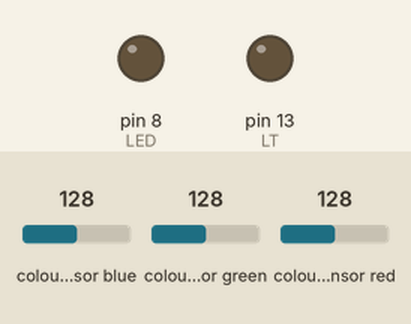
This sketch was run on a simulated Arduino Uno, built with avr-gcc and run on an emulated ATmega328P. Parts: output pins drawn as LEDs (lit = HIGH). Wiring (inferred from the names in the program): TCS3200 colour sensor: output pin 2; S2 pin 5; S3 pin 6; S0 pin 3; S1 pin 4. The inputs (shaded band) are chosen by the test bench; at power-on: colour sensor blue 128, colour sensor green 128, colour sensor red 128. Pins used as bus, display or sensor lines are not drawn; what the sketch prints to the serial monitor is not drawn.

Above: at 1.3 s.
1.4 s: colour sensor blue set to 5
4.4 s: colour sensor green set to 5
Timing chart, 0 to 16.4 s (numbered marks = the images above; inputs shaded):
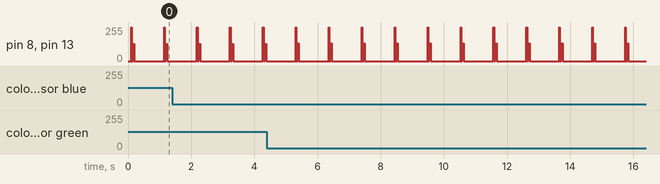

Measured:
- by itself, pin 8 (LED), pin 13 (LT): repeats every 1.0 s: 0/255 0.04 s, 133/255 0.04 s, 0/255 0.94 s, 255/255 0.02 s

The sketch:

sensor.ino
```cpp
struct TSL{double t; double s; double l;};
int out = 2; // definicion de salida
int S0 = 3;
int S1 = 4;
int S2 = 5;
int S3 = 6;
int OE = 7; // salida habilitada
int LED = 8; // pulso de activacion de un led para deteccion de color(opcional)
int LT = 13; // indicador de adquisicion de color segun codificacion RGB
int sombras_nb = 6;

double sombras_val[] = {30.0, 60.0, 120.0, 180.0, 240.0, 330.0};
char* sombras_id[] = {"rojo", "amarillo", "verde", "cyan", "azul", "magenta"};
void setup() {
  TCS3210setup();//salta a configurar el sensor
  Serial.begin(115200);//configura la velocidad
  //Serial.print("\nleyendo sensor 3210\n");//imprime un mensaje
  delay(100);
}
void loop() {
  struct TSL tsl = detectorColor();//toma los datos de la funcion de los colores y lo almacena en struct
  double t = tsl.t;
  //Serial.println();
  // esta escala es aproximada al valor real. esto depende de la cantidad de luz que incida en el sensor
  if (tsl.l < 38.0) {
    Serial.println(",negro");
  }
  else if (tsl.s < 4.0 && tsl.l > 60.0) {
    Serial.println(",blanco");
  }
  else if (tsl.s < 4.2 && tsl.l > 40.0) {
    Serial.println(",gris");
  }
  else // déterminacion de la tinta
    if (t >= sombras_val[0] && t < sombras_val[sombras_nb - 1])
    {
      for (int idx = 0; idx < sombras_nb - 1; ++idx)
      {
        if (t >= sombras_val[idx] && t < sombras_val[idx + 1])
        {
          //Serial.print("tendencia: ");
          Serial.print(",");Serial.print(sombras_id[idx + 1]);
          break;
        }
      }
    } else {
      Serial.println(",rojo");
    }
  //Serial.println("\n\n");
  delay(1000);
  Serial.println();
}
// comando para detectar si hay color alfrente del sensor.
bool isPresent()
{
  //se cataloga el grado de luminosidad segun la hoja de datos
  //para determinar el grado de luminosdad o oscuridad
  double isPresentTolerance = 2;
  // número se hace grande cuando algo está en frente del sensor.
  double isPresent = colorRead(out, 0, 0) / colorRead(out, 0, 1);
  if (isPresent < isPresentTolerance) {
    Serial.println("no hay nada en frente del sensor");
    return false;
  }
  return true;
}

// retorna TSL segun color detectado
//
struct TSL detectorColor() {
  struct TSL tsl;
  double white = colorRead(out, 0, 1); //out es el pin 2 del arduino
  double red = colorRead(out, 1, 1);
  double blue = colorRead(out, 2, 1);
  double green = colorRead(out, 3, 1);
//  Serial.print("datos capturados blanco : "); Serial.println(white);
//  Serial.print("datos capturados R : "); Serial.println(red);
//  Serial.print("datos capturados G : "); Serial.println(green);
//  Serial.print("datos capturados B : "); Serial.println(blue); Serial.println();
  double r, v, b; // r,v,b € [0..1]
  double offset = 3.0 / white; // compensacion de luminosidad
  r = min(1.0, offset + (white / red));
  v = min(1.0, offset + (white / green));
  b = min(1.0, offset + (white / blue));
 // Serial.print(" Rojo : "); Serial.println( r);
 // Serial.print(" verde : "); Serial.println( v);
//  Serial.print(" azul : "); Serial.println( b);
 //Serial.print("------------------------------------------------------------");
  //Serial.println();
  // transformacion RVB -> TSL
  // r,v,b € [0..1]
  // t € [0°..360°]; s,l € [%]
  double t, s, l;
  double maxRVB = max(max(r, b), v);
  double minRVB = min(min(r, b), v);
  double delta = maxRVB - minRVB;
  double somme = maxRVB + minRVB;

  // luminancia basada en valores de colores segun software de diseño grafico
  l = (somme / 2.0);
  if (delta == 0.0) // gris
  {
    t = s = 0.0;
  } else {
    //saturacion
    if ( l < 0.5 ) s = delta / somme;
    else s = delta / ( 2.0 - delta );
    // tinte
    double del_R = ( ( ( maxRVB - r ) / 6.0 ) + ( delta / 2.0 ) ) / delta;
    double del_G = ( ( ( maxRVB - v ) / 6.0 ) + ( delta / 2.0 ) ) / delta;
    double del_B = ( ( ( maxRVB - b ) / 6.0 ) + ( delta / 2.0 ) ) / delta;
    if ( r == maxRVB ) t = del_B - del_G;
    else if ( v == maxRVB ) t = ( 1.0 / 3.0 ) + del_R - del_B;
    else if ( b == maxRVB ) t = ( 2.0 / 3.0 ) + del_G - del_R;
    if ( t < 0 ) t += 1.0;
    if ( t > 1 ) t -= 1.0;
  }
  // normalizacion
  t *= 360.0; // [0°..360°]
  s *= 100.0; // [%]
  l *= 100.0; // [%]
  tsl.t = t; tsl.s = s; tsl.l = l;
  //Serial.print(" tinte [0..360]: ");
  Serial.print(t);
  Serial.print(",");
  //Serial.print(" saturacion [%]: ");
  Serial.print(s);
  Serial.print(",");
  //Serial.print(" luminancia [%]: ");
  Serial.print(l);

  return tsl;
}
/***
  Este método devolverá el valor medido por el sensor seleccionado. Dado que la frecuencia
  es proporcional a la intensidad de la luz del filtro de color seleccionado, el valor más pequeño es
  (Cerca de 10 con setMode (2)), además de que es la luz.
  params:
  outPin: pin de salida
  color: 0 = blanco, 1 = rojo, 2 = azul, verde = 3
  Los LEDs se encienden LEDstate.
*/
double colorRead(int outPin, int color, boolean LEDstate) {
  setMode(2); // frecuencia max 100Khz => 10us
  //sélectiona el filtro
  if (color == 0) { //clear
    digitalWrite(S3, LOW); //S3
    digitalWrite(S2, HIGH); //S2
  } else if (color == 1) { //red
    digitalWrite(S3, LOW); //S3
    digitalWrite(S2, LOW); //S2
  } else if (color == 2) { //blue
    digitalWrite(S3, HIGH); //S3
    digitalWrite(S2, LOW); //S2
  } else if (color == 3) { //green
    digitalWrite(S3, HIGH); //S3
    digitalWrite(S2, HIGH); //S2
  }
  if (LEDstate) {
    digitalWrite(LED, HIGH);

    digitalWrite(LT, HIGH);
  } else {
    digitalWrite(LED, LOW);
    digitalWrite(LT, LOW);
  }
  //tiempo para que el sensor tome su lectura y se estabilice
  int sensorDelay = 10; //ms
  // lee el pulso
  double readPulse;
  delay(sensorDelay);
  readPulse = pulseIn(outPin, LOW, 25000000);
  //si el tiempo es mayor de lo que lee pulsein regresa cero
  if (readPulse < .1) {
    readPulse = 25000000;
  }
  //descativa el sensor para ahorrar energia
  setMode(0);
  return readPulse;
}
/*** selecciona el modo
*/
void setMode(int mode) {
  if (mode == 0) {
    //power OFF
    digitalWrite(LED, LOW);
    digitalWrite(LT, LOW);
    digitalWrite(S0, LOW); //S0
    digitalWrite(S1, LOW); //S1
  } else if (mode == 1) {
    //escala 1:1
    digitalWrite(S0, HIGH); //S0
    digitalWrite(S1, HIGH); //S1
  } else if (mode == 2) {
    //escala 1:5
    digitalWrite(S0, HIGH); //S0
    digitalWrite(S1, LOW); //S1
  } else { //if(mode == 3)
    //escala 1:50
    digitalWrite(S0, LOW); //S0
    digitalWrite(S1, HIGH); //S1
  }
}
///////////////////funcion de configuracion de pines/////////////////
void TCS3210setup() {
  //configuracion de frecuencia en el setup estan los pines respectivos
  pinMode(S0, OUTPUT);
  pinMode(S1, OUTPUT);
  //seleccion de color
  pinMode(S2, OUTPUT);
  pinMode(S3, OUTPUT);
  //salida
  pinMode(out, INPUT);
  //habilita la salida
  pinMode(OE, OUTPUT); //habilita el modulo de luz
  // activa el led
  pinMode(LED, OUTPUT);
  // halita la deteccion de color
  pinMode(LT, OUTPUT);
}
```
